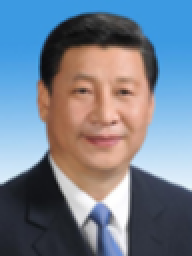
#> input picture face/leader/001.png, 96 x 128 px (shown 2 times larger); its folder holds only this picture in this run
$ python leader_face_get.py   (Python 2 division)
#> lines starting #> are read from the running program, lines starting #| are printed output that depends on the picture
import cv2
import glob
p='E:/myRproj/trunk/face/leader'
#p='E:/myRproj/trunk/face/test'
cascade=cv2.CascadeClassifier("haarcascade_frontalface_alt.xml")
files=glob.glob(p+'/*.png')
for i in range(0,len(files)):
    image=cv2.imread(files[i])
#> image is the input picture: shape (128, 96, 3); mean B, G, R 142.5, 127, 115.1
    print image
#> (printed output is left out)
    gray=cv2.cvtColor(image, cv2.COLOR_BGR2GRAY)
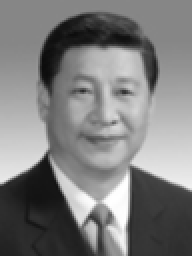
#> gray: shape (128, 96) (shown 2 times larger); min 12, max 255, mean 125.2
    gray=cv2.equalizeHist(gray)
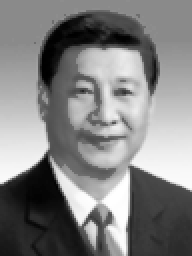
#> gray: shape (128, 96) (shown 2 times larger); min 0, max 255, mean 129.5
    #gray=cv2.resize(gray,(96,128))
    rects=cascade.detectMultiScale(image,scaleFactor=1.115,minNeighbors=8,minSize=(4,4))
#> rects = [[24, 24, 57, 57]]
    #print rects
    x=rects[0][0]
#> x = 24
    y=rects[0][1]
#> y = 24
    width=rects[0][2]
#> width = 57
    height=rects[0][3]
#> height = 57
    im2=image[y:(y+width),x:(x+height),:]
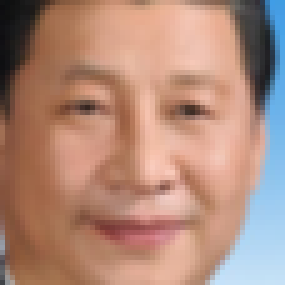
#> im2: shape (57, 57, 3) (shown 5 times larger); mean B, G, R 122.2, 137.8, 176.1
    im3=cv2.resize(im2,(48,48))
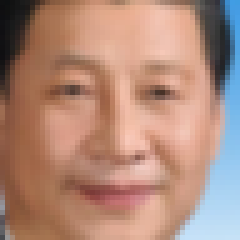
#> im3: shape (48, 48, 3) (shown 5 times larger); mean B, G, R 122.1, 137.7, 175.9
    #s=files[i].split("\\")[0]
    cv2.imwrite(str(i+10)+'.png',im3)
    #cv2.imwrite(s,im3)

$ run again, on face/leader/102.png
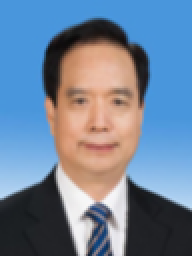
#> input picture face/leader/102.png, 96 x 128 px (shown 2 times larger)
#> image is the input picture: shape (128, 96, 3); mean B, G, R 153.1, 129.9, 110.5
#> (printed output is left out)
#> `gray=cv2.equalizeHist(gray)`:
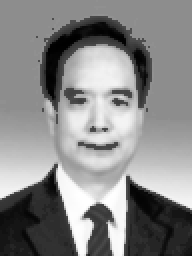
#> gray: shape (128, 96) (shown 2 times larger); min 0, max 255, mean 136.2
#> rects = [[21, 29, 57, 57]]
#> x = 21
#> y = 29
#> width = 57
#> `im3=cv2.resize(im2,(48,48))`:
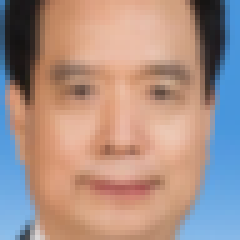
#> im3: shape (48, 48, 3) (shown 5 times larger); mean B, G, R 136.1, 144.8, 170.2

$ run again, on face/leader/103.png
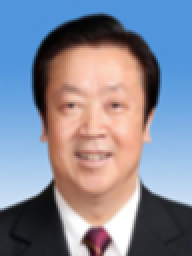
#> input picture face/leader/103.png, 96 x 128 px (shown 2 times larger)
#> image is the input picture: shape (128, 96, 3); mean B, G, R 150.8, 135.2, 132.1
#> (printed output is left out)
#> `gray=cv2.equalizeHist(gray)`:
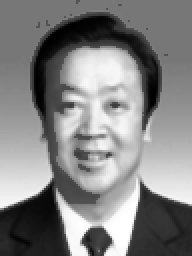
#> gray: shape (128, 96) (shown 2 times larger); min 0, max 255, mean 130.7
#> rects = [[15, 28, 63, 63]]
#> x = 15
#> y = 28
#> width = 63
#> `im3=cv2.resize(im2,(48,48))`:
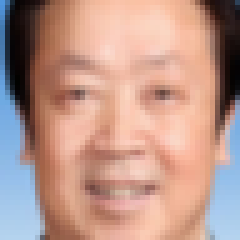
#> im3: shape (48, 48, 3) (shown 5 times larger); mean B, G, R 139.2, 150.6, 187.8

$ run again, on face/leader/104.png
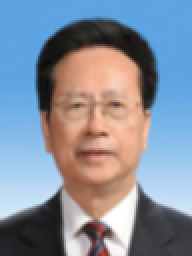
#> input picture face/leader/104.png, 96 x 128 px (shown 2 times larger)
#> image is the input picture: shape (128, 96, 3); mean B, G, R 156.7, 141.6, 132.1
#> (printed output is left out)
#> `gray=cv2.equalizeHist(gray)`:
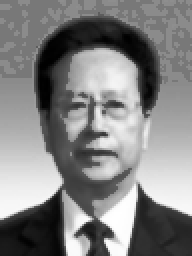
#> gray: shape (128, 96) (shown 2 times larger); min 0, max 255, mean 130.2
#> rects = [[19, 30, 59, 59]]
#> x = 19
#> y = 30
#> width = 59
#> `im3=cv2.resize(im2,(48,48))`:
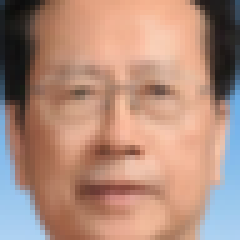
#> im3: shape (48, 48, 3) (shown 5 times larger); mean B, G, R 124.3, 140.1, 176.8

$ run again, on face/leader/002.png
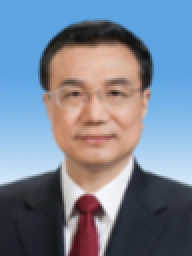
#> input picture face/leader/002.png, 96 x 128 px (shown 2 times larger)
#> image is the input picture: shape (128, 96, 3); mean B, G, R 149.3, 131.7, 119.9
#> (printed output is left out)
#> rects = [[18, 24, 59, 59]]
#> x = 18
#> y = 24
#> width = 59
#> `im3=cv2.resize(im2,(48,48))`:
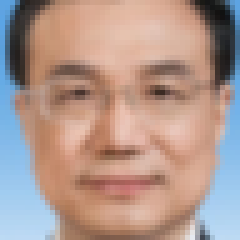
#> im3: shape (48, 48, 3) (shown 5 times larger); mean B, G, R 142.1, 150.9, 175.9
